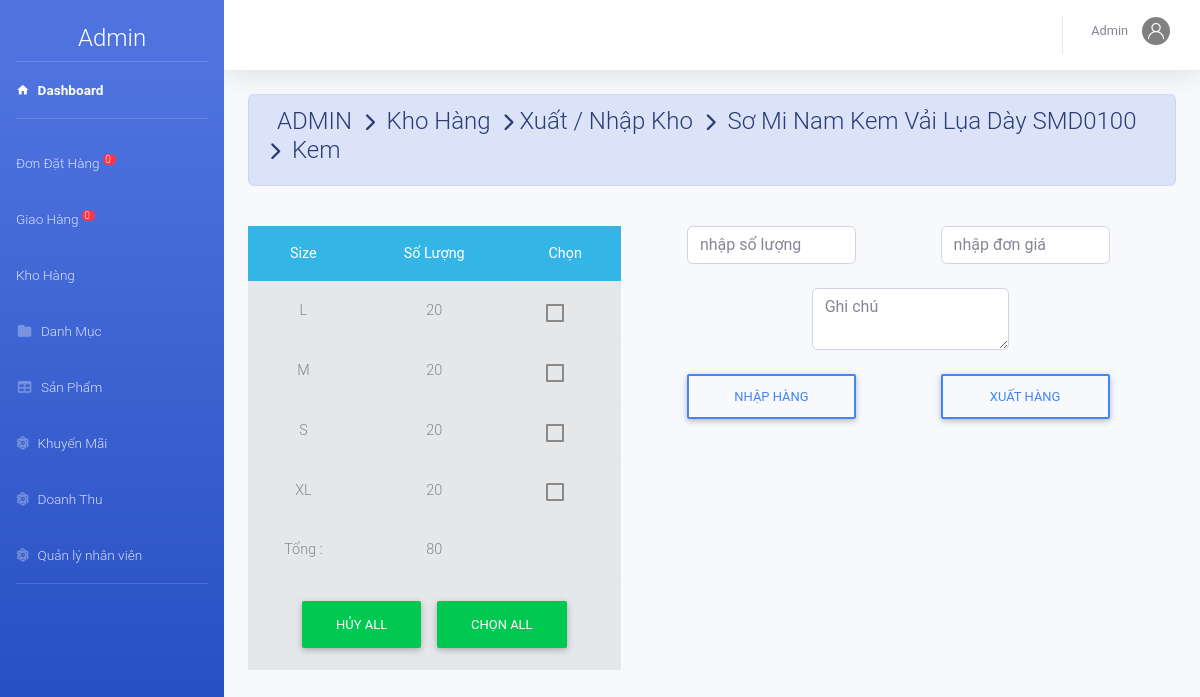
The app's page /admin/index.php?action=kho&view=apply&masp=155&t=Sơ Mi Nam Kem Vải Lụa Dày SMD0100&h=SMD0100.jpg&mau=Kem (signed in) with its own data.
### tables this page shows
CREATE TABLE `chitietsanpham` (
  `MaSP` int(11) NOT NULL,
  `MaSize` varchar(50) NOT NULL,
  `MaMau` varchar(20) NOT NULL DEFAULT 'null',
  `SoLuong` int(11) NOT NULL
);

### admin/kho/phieunhap.php (the view, shortened to what this page needs)
<?php
	if(isset($_GET['mau'])){
		$mau=$_GET['mau'];
		$t=$_GET['t'];
		$masp=$_GET['masp'];
		$sql="SELECT *FROM chitietsanpham where MaSP=".$masp." and MaMau='".$mau."'";
		$rs=mysqli_query($conn,$sql);$tsl=0;
		?>
<div class="container-fluid">
    <form action="kho/xuly.php" method="get" accept-charset="utf-8">
        <div class=" alert alert-primary">
            <h4 class="page-title">
                 ADMIN &#160;<i class="fas fa-chevron-right" style="font-size: 18px"></i>&#160; Kho Hàng &#160;<i
                    class="fas fa-chevron-right" style="font-size: 18px"></i>&#160;Xuất / Nhập Kho &#160;<i
                    class="fas fa-chevron-right" style="font-size: 18px"></i>&#160; <?php echo $t ?> &#160;<i
                    class="fas fa-chevron-right" style="font-size: 18px"></i>&#160; <?php echo $mau ?>
            </h4>
        </div><br>
        <div class="row">
            <div class="col-md-5">
                <table class="table table-active table-hover text-center">
                    <thead class="badge-info">
                        <tr>
                            <th>Size</th>
                            <th>Số Lượng</th>
                            <th>Chọn</th>
                        </tr>
                    </thead>
                    <tbody>
                        <?php while ($row=mysqli_fetch_array($rs)) { $tsl+=$row['SoLuong'];?>
                        <tr>
                            <td><?php echo $row['MaSize'] ?></td>
                            <td><?php echo $row['SoLuong'] ?></td>
                            <td class="form-check"><input class="form-check-input" value="<?php echo $row['MaSize'] ?>"
                                <label class="form-check-label" for="<?php echo $row['MaSize'] ?>">&#160;</label>
                            </td>
                        </tr>
                        <?php } ?>
                        <tr>
                            <td>Tổng :</td>
                            <td><?php echo $tsl ?></td>
                        </tr>
                        <tr>
                            <td colspan="3">
                                <input class="btn btn-success" type="button" id="btn2" value="Hủy ALL">
                                <input class="btn btn-success" type="button" id="btn1" value="Chọn ALL">
                            </td>
                        </tr>
                    </tbody>
                </table>
            </div>
            <div class="col-md-7">
                <div class=" col-12 row">
                    <input onkeypress=" return isNumberKey(event)" class="form-control col-4 m-auto" type="text"
                        name="so" placeholder="nhập số lượng" required autofocus>
                    <input onkeypress=" return isNumberKey(event)" class="form-control col-4 m-auto" type="text"
                        name="dg" placeholder="nhập đơn giá" required>
                </div><br>
                <div class=" col-5 row m-auto">
                    <textarea class=" form-control " name="note" rows="2" placeholder="Ghi chú"></textarea>
                </div>
                <br>
                <div class=" col-12 row">
                    <button class=" m-auto col-4 btn btn-outline-primary" name="action" value="cong" type="submit">Nhập
                        Hàng</button>
                    <button class=" m-auto col-4 btn btn-outline-primary" name="action" value="tru" type="submit">Xuất
                        Hàng</button>
                </div>
            </div>
        </div>
    </form>
</div>
<?php
	}
?>

### records on screen
chitietsanpham: MaSize "L", SoLuong "20"
chitietsanpham: MaSize "M", SoLuong "20"
chitietsanpham: MaSize "S", SoLuong "20"
chitietsanpham: MaSize "XL", SoLuong "20"

### other values on screen
$dem "0"
$nv['TenNV'] "Admin"
$t "Sơ Mi Nam Kem Vải Lụa Dày SMD0100"
$mau "Kem"
$tsl "80"
